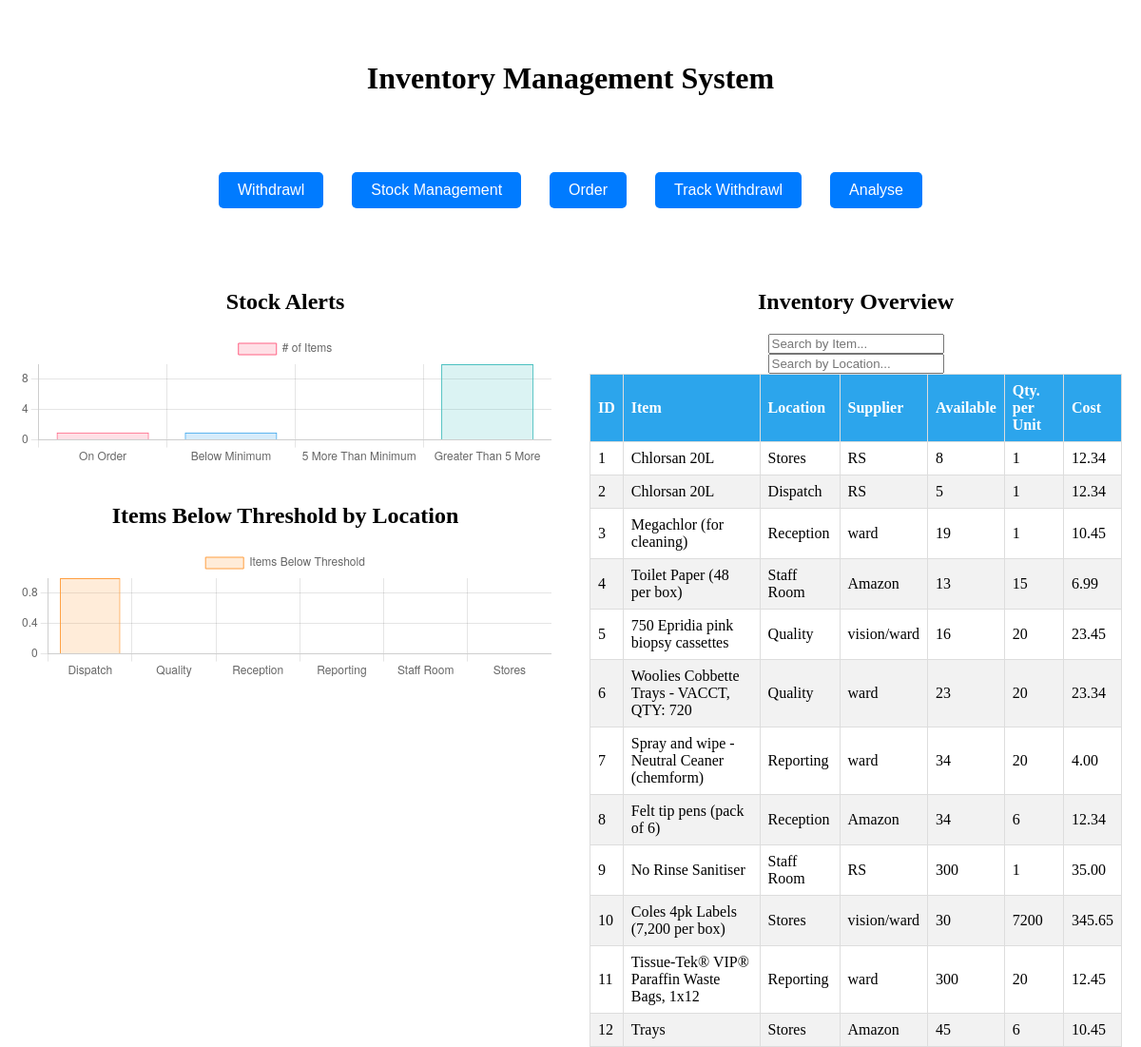
The page / on the database its author committed.
### inventory_app/models.py (models this page shows, shortened)
class InventoryItem(models.Model):
    item = models.CharField(max_length=255)
    location = models.ForeignKey(Location, on_delete=models.CASCADE, related_name='inventory_items')
    supplier = models.CharField(max_length=255)
    quantity_per_unit = models.CharField(max_length=100)  # Assuming this is a descriptive field
    unit = models.IntegerField()
    minimum_unit = models.IntegerField()
    cost = models.DecimalField(max_digits=10, decimal_places=2)
    supplier_link = models.CharField(max_length=255)

class Location(models.Model):
    name = models.CharField(max_length=255,  default='Stores')  # A descriptive name for the location
    def __str__(self):
        return self.name

### inventory_app/views.py (the view)
# urls.py: path('', views.home, name='home'),
def home(request):
    items = InventoryItem.objects.all()  # Retrieve all inventory items
    items_on_order = OrderItem.objects.filter(on_order__gt=0, completed=False).count()
    items_below_minimum = InventoryItem.objects.annotate(difference=ExpressionWrapper(F('unit') - F('minimum_unit'), output_field=fields.IntegerField())).filter(difference__lt=0).count()
    items_5_more_than_minimum = InventoryItem.objects.annotate(difference=ExpressionWrapper(F('unit') - F('minimum_unit'), output_field=fields.IntegerField())).filter(difference=5).count()
    items_greater_than_5_more_than_minimum = InventoryItem.objects.annotate(difference=ExpressionWrapper(F('unit') - F('minimum_unit'), output_field=fields.IntegerField())).filter(difference__gt=5).count()
    items_below_minimum_by_location = InventoryItem.objects.annotate(
        below_minimum=Case(
            When(unit__lt=F('minimum_unit'), then=1),
            default=0,
            output_field=IntegerField()
        )
    ).values('location__name').annotate(total_below_minimum=Sum('below_minimum')).order_by('location__name')
    locations = [item['location__name'] for item in items_below_minimum_by_location]
    below_minimum_counts = [item['total_below_minimum'] for item in items_below_minimum_by_location]
    context = {
        'items': items,
        'items_on_order': items_on_order,
        'items_below_minimum': items_below_minimum,
        'items_5_more_than_minimum': items_5_more_than_minimum,
        'items_greater_than_5_more_than_minimum': items_greater_than_5_more_than_minimum,
        'locations': locations,
        'below_threshold_counts': below_minimum_counts,
    }
    return render(request, 'inventory_app/home.html', context)

### inventory_app/templates/inventory_app/home.html (shortened to what this page needs)
{% load static %}
<!DOCTYPE html>
<html lang="en">
<head>
  <link rel="stylesheet" href="{% static 'inventory_app/css/home.css' %}">
</head>
<body>
  <div class="top-container">
    <h1>Inventory Management System</h1>
    <div class="button-container">
        <form action="/user" method="get">
            <button type="submit">Withdrawl</button>
        </form>
      <form action="/adminpage" method="get">
        <button type="submit">Stock Management</button>
    </form>
      <form action="/order" method="get">
        <button type="submit">Order</button>
    </form>
    <form action="/track" method="get">
      <button type="submit">Track Withdrawl</button>
    </form>
    <form action="/analyze" method="get">
      <button type="submit">Analyse</button>
    </form>
    </div>
  </div>
  <div class="bottom-container">
    <div class="chart-container">
      <h2>Stock Alerts</h2>
    <canvas id="inventoryChart" width="200" height="50"></canvas>
    <br>
    <h2>Items Below Threshold by Location</h2>
    <canvas id="thresholdChart" width="200" height="50"></canvas>
  </div>
  <div class="table-container">
    <h2>Inventory Overview</h2>
    <input type="text" id="searchInput" onkeyup="filterBySecondColumn()" placeholder="Search by Item...">
    <input type="text" id="searchInput2" onkeyup="filterByThirdColumn()" placeholder="Search by Location...">
    <table id="stock_table" border="1">
            <thead>
              <tr>
                <th>ID</th>
                <th>Item</th>
                <th>Location</th>
                <th>Supplier</th>
                <th>Available</th>
                <th>Qty. per Unit</th>
                <th>Cost</th>
              </tr>
            </thead>
            <tbody>
                {% for item in items %}
                    <tr>
                        <td>{{ item.id }}</td>
                        <td>{{ item.item }}</td>
                        <td>{{ item.location }}</td>
                        <td>{{ item.supplier }}</td>
                        <td>{{ item.unit }}</td>
                        <td>{{ item.quantity_per_unit }}</td>
                        <td>{{ item.cost }}</td>
                    </tr>
                {% endfor %}
            </tbody>
          </table>
      </div>
    </div>
      <script>
        var ctx = document.getElementById('inventoryChart').getContext('2d');
        var inventoryChart = new Chart(ctx, {
            type: 'bar',
            data: {
                labels: ['On Order', 'Below Minimum', '5 More Than Minimum', 'Greater Than 5 More'],
                datasets: [{
                    label: '# of Items',
                    data: [
                        {{ items_on_order }},
                        {{ items_below_minimum }},
                        {{ items_5_more_than_minimum }},
                        {{ items_greater_than_5_more_than_minimum }}
                    ],
                    backgroundColor: [
                        'rgba(255, 99, 132, 0.2)',
                        'rgba(54, 162, 235, 0.2)',
                        'rgba(255, 206, 86, 0.2)',
                        'rgba(75, 192, 192, 0.2)'
                    ],
                    borderColor: [
                        'rgba(255, 99, 132, 1)',
                        'rgba(54, 162, 235, 1)',
                        'rgba(255, 206, 86, 1)',
                        'rgba(75, 192, 192, 1)'
                    ],
                    borderWidth: 1
                }]
            },
            options: {
                scales: {
                    y: {
                        beginAtZero: true
                    }
                }
            }
        });
    </script>
<script>
  var thresholdCtx = document.getElementById('thresholdChart').getContext('2d');
  var thresholdChart = new Chart(thresholdCtx, {
      type: 'bar',
      data: {
          labels: {{ locations|safe }},
          datasets: [{
              label: 'Items Below Threshold',
              data: {{ below_threshold_counts|safe }},
              backgroundColor: 'rgba(255, 159, 64, 0.2)',
              borderColor: 'rgba(255, 159, 64, 1)',
              borderWidth: 1
          }]
      },
      options: {
          scales: {
              y: {
                  beginAtZero: true
              }
          }
      }
  });
</script>
</body>
</html>

### inventory_app/static/inventory_app/css/home.css (style rules this page uses)
body, html { margin: 0; padding: 0; box-sizing: border-box; }
.top-container { display: flex; flex-direction: column; align-items: center; justify-content: space-around; height: 33vh; }
.bottom-container { display: flex; height: 67vh; }
.chart-container, .table-container { flex: 1; display: flex; flex-direction: column; align-items: center; justify-content: start; padding: 20px; }
table { width: 100%; border-collapse: collapse; margin-bottom: 20px; }
table, th, td { border: 1px solid #ddd; }
th, td { text-align: left; padding: 8px; }
th { background-color: #2ca5ec; color: white; }
tr:nth-child(even) { background-color: #f2f2f2; }
button { margin: 5px; padding: 10px 20px; }
.button-container { display: flex; justify-content: center; align-items: center; height: 100px; }
.button-container form { margin: 0 10px; }
h1 { text-align: center; margin-top: 50px; }
button { padding: 10px 20px; border: none; border-radius: 5px; background-color: #007bff; color: white; font-size: 16px; cursor: pointer; transition: background-color 0.3s ease; }

### rows shown on the page
InventoryItem: id "1", item "Chlorsan 20L", location "Stores", supplier "RS", unit "8", quantity_per_unit "1", cost "12.34"
InventoryItem: id "2", item "Chlorsan 20L", location "Dispatch", supplier "RS", unit "5", quantity_per_unit "1", cost "12.34"
InventoryItem: id "3", item "Megachlor (for cleaning)", location "Reception", supplier "ward", unit "19", quantity_per_unit "1", cost "10.45"
InventoryItem: id "4", item "Toilet Paper (48 per box)", location "Staff Room", supplier "Amazon", unit "13", quantity_per_unit "15", cost "6.99"
InventoryItem: id "5", item "750 Epridia pink biopsy cassettes", location "Quality", supplier "vision/ward", unit "16", quantity_per_unit "20", cost "23.45"
InventoryItem: id "6", item "Woolies Cobbette Trays - VACCT, QTY: 720", location "Quality", supplier "ward", unit "23", quantity_per_unit "20", cost "23.34"
InventoryItem: id "7", item "Spray and wipe - Neutral Ceaner (chemform)", location "Reporting", supplier "ward", unit "34", quantity_per_unit "20", cost "4.00"
InventoryItem: id "8", item "Felt tip pens (pack of 6)", location "Reception", supplier "Amazon", unit "34", quantity_per_unit "6", cost "12.34"
InventoryItem: id "9", item "No Rinse Sanitiser", location "Staff Room", supplier "RS", unit "300", quantity_per_unit "1", cost "35.00"
InventoryItem: id "10", item "Coles 4pk Labels (7,200 per box)", location "Stores", supplier "vision/ward", unit "30", quantity_per_unit "7200", cost "345.65"
InventoryItem: id "11", item "Tissue-Tek® VIP® Paraffin Waste Bags, 1x12", location "Reporting", supplier "ward", unit "300", quantity_per_unit "20", cost "12.45"
InventoryItem: id "12", item "Trays", location "Stores", supplier "Amazon", unit "45", quantity_per_unit "6", cost "10.45"

### other values the page prints
chart data {{ items_on_order }} 1
chart data {{ items_below_minimum }} 1
chart data {{ items_5_more_than_minimum }} 0
chart data {{ items_greater_than_5_more_than_minimum }} 10
